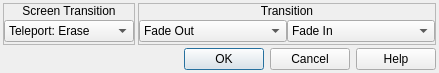
<?xml version="1.0" encoding="UTF-8"?>
<ui version="4.0">
 <class>ConfigureEvent_SetScreenTransition</class>
 <widget class="QDialog" name="ConfigureEvent_SetScreenTransition">
  <property name="geometry">
   <rect>
    <x>0</x>
    <y>0</y>
    <width>439</width>
    <height>73</height>
   </rect>
  </property>
  <property name="windowTitle">
   <string>Set Screen Transition</string>
  </property>
  <property name="windowIcon">
   <iconset resource="gui_icons.qrc">
    <normaloff>:/icons/openrpgmaker.png</normaloff>:/icons/openrpgmaker.png</iconset>
  </property>
  <property name="styleSheet">
   <string notr="true">.QFrame
{
	border-width: 1px;
	border-style: solid;
	border-color: palette(window-text);
}

.QFrame&gt;QLabel
{
	border-width: 0px;
	background-color: palette(window-text);
	color: palette(window);
	font-weight: bold;
}

.QFrame&gt;QCheckBox
{
	background-color: palette(window-text);
	border-width: 0px;
	border-style: none;
	color: palette(window);
	spacing: 3px;
	font-weight: bold;
	padding: 0px 0px 0px 3px;
}

.QFrame&gt;QCheckBox::indicator
{
	min-width: 8px;
	max-width: 8px;
	min-height: 8px;
	max-height: 8px;
	width: 8px;
	height: 8px;
	border-width: 2px;
	border-radius: 0px;
	border-style: ridge;
	border-color: palette(mid);
}

.QFrame&gt;QCheckBox::indicator:unchecked
{
	background-color: palette(base);
}

.QFrame&gt;QCheckBox::indicator:checked
{
	background-color: palette(window-text);
}

.QFrame&gt;QCheckBox::indicator:hover
{
	border-color: palette(highlight);
}</string>
  </property>
  <layout class="QVBoxLayout" name="verticalLayout_3">
   <property name="spacing">
    <number>3</number>
   </property>
   <property name="margin">
    <number>3</number>
   </property>
   <item>
    <widget class="QWidget" name="widget_3" native="true">
     <layout class="QHBoxLayout" name="horizontalLayout_2">
      <property name="spacing">
       <number>3</number>
      </property>
      <property name="margin">
       <number>0</number>
      </property>
      <item>
       <widget class="QFrame" name="frame">
        <property name="sizePolicy">
         <sizepolicy hsizetype="Fixed" vsizetype="Preferred">
          <horstretch>0</horstretch>
          <verstretch>0</verstretch>
         </sizepolicy>
        </property>
        <property name="frameShape">
         <enum>QFrame::StyledPanel</enum>
        </property>
        <property name="frameShadow">
         <enum>QFrame::Raised</enum>
        </property>
        <layout class="QVBoxLayout" name="verticalLayout">
         <property name="spacing">
          <number>0</number>
         </property>
         <property name="margin">
          <number>0</number>
         </property>
         <item>
          <widget class="QLabel" name="label">
           <property name="sizePolicy">
            <sizepolicy hsizetype="Preferred" vsizetype="Fixed">
             <horstretch>0</horstretch>
             <verstretch>0</verstretch>
            </sizepolicy>
           </property>
           <property name="text">
            <string>Screen Transition</string>
           </property>
           <property name="alignment">
            <set>Qt::AlignCenter</set>
           </property>
          </widget>
         </item>
         <item>
          <widget class="QWidget" name="widget" native="true">
           <layout class="QHBoxLayout" name="horizontalLayout">
            <property name="spacing">
             <number>0</number>
            </property>
            <property name="margin">
             <number>0</number>
            </property>
            <item>
             <widget class="QComboBox" name="cboxScreenTransition">
              <item>
               <property name="text">
                <string>Teleport: Erase</string>
               </property>
              </item>
              <item>
               <property name="text">
                <string>Teleport: Show</string>
               </property>
              </item>
              <item>
               <property name="text">
                <string>Menu: Erase</string>
               </property>
              </item>
              <item>
               <property name="text">
                <string>Menu: Show</string>
               </property>
              </item>
              <item>
               <property name="text">
                <string>Battle Entry: Erase</string>
               </property>
              </item>
              <item>
               <property name="text">
                <string>Battle Entry: Show</string>
               </property>
              </item>
              <item>
               <property name="text">
                <string>Battle Exit: Erase</string>
               </property>
              </item>
              <item>
               <property name="text">
                <string>Battle Exit: Show</string>
               </property>
              </item>
             </widget>
            </item>
           </layout>
          </widget>
         </item>
        </layout>
       </widget>
      </item>
      <item>
       <widget class="QFrame" name="frame_2">
        <property name="frameShape">
         <enum>QFrame::StyledPanel</enum>
        </property>
        <property name="frameShadow">
         <enum>QFrame::Raised</enum>
        </property>
        <layout class="QVBoxLayout" name="verticalLayout_2">
         <property name="spacing">
          <number>0</number>
         </property>
         <property name="margin">
          <number>0</number>
         </property>
         <item>
          <widget class="QLabel" name="label_2">
           <property name="sizePolicy">
            <sizepolicy hsizetype="Preferred" vsizetype="Fixed">
             <horstretch>0</horstretch>
             <verstretch>0</verstretch>
            </sizepolicy>
           </property>
           <property name="text">
            <string>Transition</string>
           </property>
           <property name="alignment">
            <set>Qt::AlignCenter</set>
           </property>
          </widget>
         </item>
         <item>
          <widget class="QWidget" name="widget_2" native="true">
           <layout class="QHBoxLayout" name="horizontalLayout_3">
            <property name="spacing">
             <number>0</number>
            </property>
            <property name="margin">
             <number>0</number>
            </property>
            <item>
             <widget class="QComboBox" name="cboxEraseTransitions">
              <item>
               <property name="text">
                <string>Fade Out</string>
               </property>
              </item>
              <item>
               <property name="text">
                <string>Remove Blocks</string>
               </property>
              </item>
              <item>
               <property name="text">
                <string>Wipe Downward</string>
               </property>
              </item>
              <item>
               <property name="text">
                <string>Wipe Upward</string>
               </property>
              </item>
              <item>
               <property name="text">
                <string>Venetian Blinds</string>
               </property>
              </item>
              <item>
               <property name="text">
                <string>Vertical Blinds</string>
               </property>
              </item>
              <item>
               <property name="text">
                <string>Horizontal Blinds</string>
               </property>
              </item>
              <item>
               <property name="text">
                <string>Receding Square</string>
               </property>
              </item>
              <item>
               <property name="text">
                <string>Expanding Square</string>
               </property>
              </item>
              <item>
               <property name="text">
                <string>Screen Moves Up</string>
               </property>
              </item>
              <item>
               <property name="text">
                <string>Screen Moves Down</string>
               </property>
              </item>
              <item>
               <property name="text">
                <string>Screen Moves Left</string>
               </property>
              </item>
              <item>
               <property name="text">
                <string>Screen Moves Right</string>
               </property>
              </item>
              <item>
               <property name="text">
                <string>Vertical Division</string>
               </property>
              </item>
              <item>
               <property name="text">
                <string>Horizontal Division</string>
               </property>
              </item>
              <item>
               <property name="text">
                <string>Quadrasection</string>
               </property>
              </item>
              <item>
               <property name="text">
                <string>Zoom In</string>
               </property>
              </item>
              <item>
               <property name="text">
                <string>Mosaic</string>
               </property>
              </item>
              <item>
               <property name="text">
                <string>Waver Screen</string>
               </property>
              </item>
              <item>
               <property name="text">
                <string>Instantaneous</string>
               </property>
              </item>
              <item>
               <property name="text">
                <string>No Transition</string>
               </property>
              </item>
             </widget>
            </item>
            <item>
             <widget class="QComboBox" name="cboxShowTransitions">
              <item>
               <property name="text">
                <string>Fade In</string>
               </property>
              </item>
              <item>
               <property name="text">
                <string>Reconstitute Blocks</string>
               </property>
              </item>
              <item>
               <property name="text">
                <string>Unwipe Downward</string>
               </property>
              </item>
              <item>
               <property name="text">
                <string>Unwipe Upward</string>
               </property>
              </item>
              <item>
               <property name="text">
                <string>Venetian Blinds</string>
               </property>
              </item>
              <item>
               <property name="text">
                <string>Vertical Blinds</string>
               </property>
              </item>
              <item>
               <property name="text">
                <string>Horizontal Blinds</string>
               </property>
              </item>
              <item>
               <property name="text">
                <string>Receding Square</string>
               </property>
              </item>
              <item>
               <property name="text">
                <string>Expanding Square</string>
               </property>
              </item>
              <item>
               <property name="text">
                <string>Screen Moves Down</string>
               </property>
              </item>
              <item>
               <property name="text">
                <string>Screen Moves Up</string>
               </property>
              </item>
              <item>
               <property name="text">
                <string>Screen Moves Right</string>
               </property>
              </item>
              <item>
               <property name="text">
                <string>Screen Moves Left</string>
               </property>
              </item>
              <item>
               <property name="text">
                <string>Vertical Unify</string>
               </property>
              </item>
              <item>
               <property name="text">
                <string>Horizontal Unify</string>
               </property>
              </item>
              <item>
               <property name="text">
                <string>Unify Quadrants</string>
               </property>
              </item>
              <item>
               <property name="text">
                <string>Zoom Out</string>
               </property>
              </item>
              <item>
               <property name="text">
                <string>Mosaic</string>
               </property>
              </item>
              <item>
               <property name="text">
                <string>Waver Screen</string>
               </property>
              </item>
              <item>
               <property name="text">
                <string>Instantaneous</string>
               </property>
              </item>
             </widget>
            </item>
           </layout>
          </widget>
         </item>
        </layout>
       </widget>
      </item>
     </layout>
    </widget>
   </item>
   <item>
    <widget class="QDialogButtonBox" name="buttonBox">
     <property name="orientation">
      <enum>Qt::Horizontal</enum>
     </property>
     <property name="standardButtons">
      <set>QDialogButtonBox::Cancel|QDialogButtonBox::Help|QDialogButtonBox::Ok</set>
     </property>
    </widget>
   </item>
  </layout>
 </widget>
 <resources>
  <include location="gui_icons.qrc"/>
 </resources>
 <connections>
  <connection>
   <sender>buttonBox</sender>
   <signal>accepted()</signal>
   <receiver>ConfigureEvent_SetScreenTransition</receiver>
   <slot>accept()</slot>
   <hints>
    <hint type="sourcelabel">
     <x>248</x>
     <y>254</y>
    </hint>
    <hint type="destinationlabel">
     <x>157</x>
     <y>274</y>
    </hint>
   </hints>
  </connection>
  <connection>
   <sender>buttonBox</sender>
   <signal>rejected()</signal>
   <receiver>ConfigureEvent_SetScreenTransition</receiver>
   <slot>reject()</slot>
   <hints>
    <hint type="sourcelabel">
     <x>316</x>
     <y>260</y>
    </hint>
    <hint type="destinationlabel">
     <x>286</x>
     <y>274</y>
    </hint>
   </hints>
  </connection>
 </connections>
</ui>
